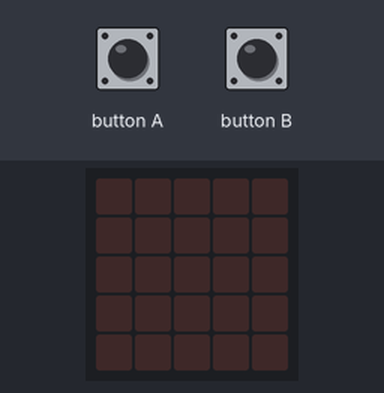
A program run on a simulated BBC micro:bit (MakeCode). Shown: the board's 5×5 LED display. The inputs (shaded band) are chosen by the test bench.

Above: at 1.2 s.
1.3 s: button A pressed for 0.15 s
At 2.5 s:
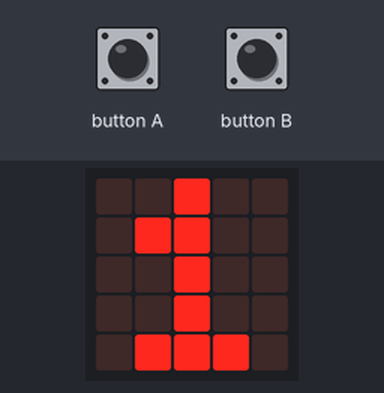
2.9 s: button A pressed for 0.15 s
At 3.7 s:
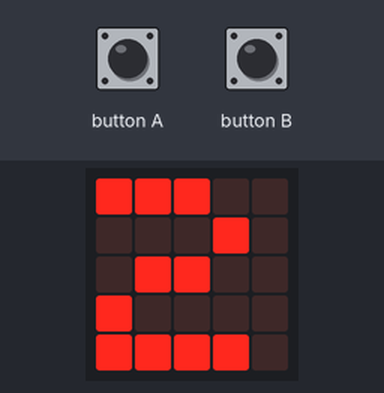
Timing chart, 0 to 5.9 s (numbered marks = the images above; inputs shaded):
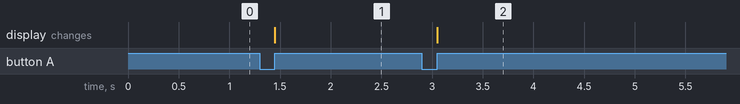

The program:

main.ts
```typescript
input.onButtonPressed(Button.A, function () {
    szam += 1
    basic.showNumber(szam)
})
input.onGesture(Gesture.Shake, function () {
    osszeg = osszeg + szam
    basic.showNumber(osszeg)
    osszeg = 0
})
input.onButtonPressed(Button.B, function () {
    osszeg = osszeg + szam
    szam = 0
})
let szam = 0
let osszeg = 0
osszeg = 0
szam = 0
basic.clearScreen()
```

test.ts
```typescript
// ide kerülnek a tesztek; a rendszer ezt nem kompilálja, ha a csomagot bővítményként használják.
```

Measured:
- after the input at 1.3 s, the display: changes after 0.15 s (image 1)
- after the input at 2.9 s, the display: changes after 0.15 s (image 2)
